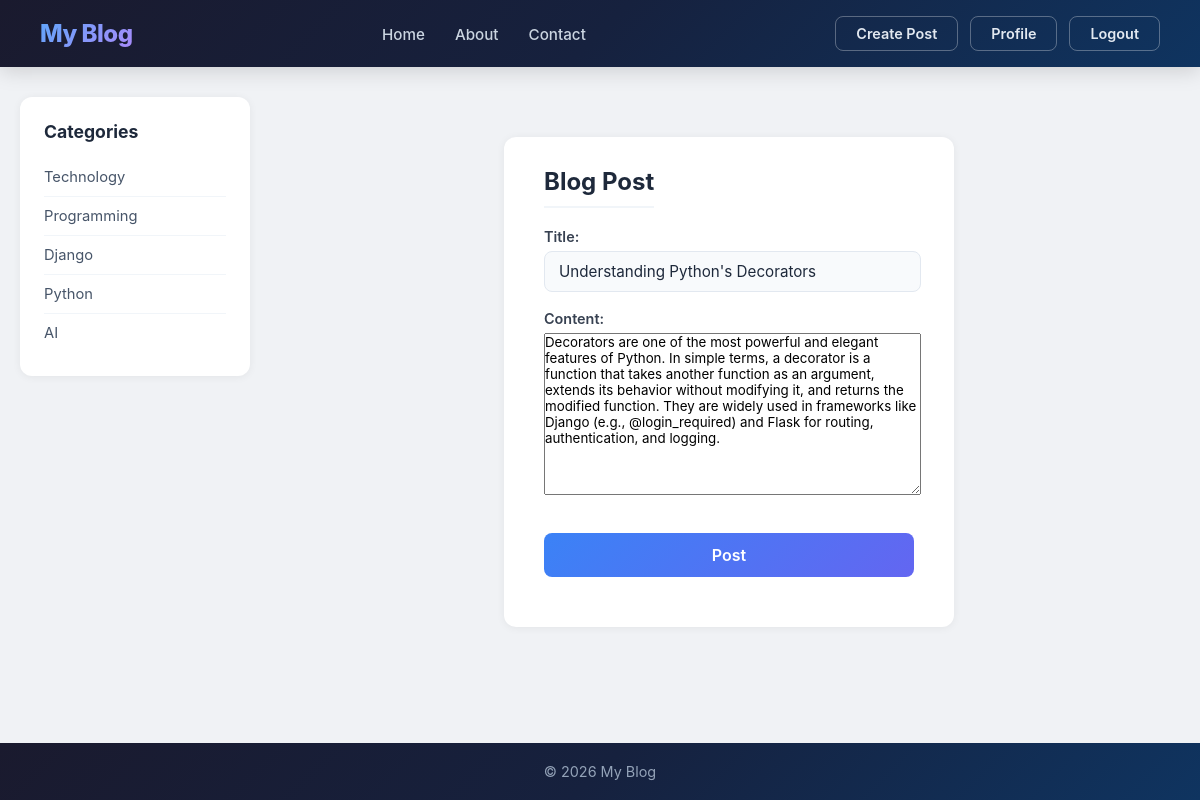
The page /post/25/update (signed in) on the database its author committed.
### home/models.py (models this page shows, shortened)
class Post(models.Model):
    title=models.CharField(max_length=100)
    content=models.TextField()
    date_posted = models.DateTimeField(default=timezone.now)
    author=models.ForeignKey(User, on_delete=models.CASCADE)

### home/views.py (the view, shortened to what this page needs)
# urls.py: path('post/<int:pk>/update',PostUpdateView.as_view(), name='post-update'),
class PostUpdateView(LoginRequiredMixin,UserPassesTestMixin, UpdateView):
    model=Post
    fields=['title', 'content']
    def test_func(self):
        post=self.get_object()
        if self.request.user == post.author:
            return True
        return False

### home/templates/home/post_form.html (shortened to what this page needs)
{% extends 'home/base.html' %}
{% block content %}
<div class="content-section">
    <form  method="post">
        <fieldset class="form-group">
            <legend class="border-bottom mb-4">Blog Post</legend>
            {{form.as_p}}
        </fieldset>
        <div class="form-group">
            <button class="btn btn-outline-info" type="submit">Post</button>
        </div>
    </form>
</div>
{%endblock %}

### home/static/home/style.css (style rules this page uses)
* { margin: 0; padding: 0; box-sizing: border-box; font-family: -apple-system, BlinkMacSystemFont, "Segoe UI", Roboto, Helvetica, Arial, sans-serif; }
body { background: #f0f2f5; min-height: 100vh; display: flex; flex-direction: column; }

### users/static/users/style.css (style rules this page uses)
.content-section { background: #ffffff; padding: 30px 40px; border-radius: 12px; box-shadow: 0 1px 8px rgba(0, 0, 0, 0.06); max-width: 450px; margin: 40px auto; font-family: -apple-system, BlinkMacSystemFont, "Segoe UI", Roboto, Helvetica, Arial, sans-serif; }
.form-group { margin-bottom: 20px; }
fieldset { border: none; padding: 0; margin: 0; }
legend { font-size: 1.5rem; font-weight: 700; color: #1e293b; margin-bottom: 20px; padding-bottom: 10px; }
.border-bottom { border-bottom: 2px solid #f1f5f9; }
.form-group p { margin-bottom: 18px; display: flex; flex-direction: column; }
.form-group label { font-size: 0.9rem; font-weight: 600; color: #374151; margin-bottom: 6px; }
.form-group input[type="text"], .form-group input[type="password"], .form-group input[type="email"], .form-group input { width: 100%; padding: 10px 14px; font-size: 0.95rem; border: 1.5px solid #e2e8f0; border-radius: 8px; background-color: #f8fafc; color: #1e293b; transition: all 0.2s ease-in-out; box-sizing: border-box; }
.btn-outline-info { display: inline-block; width: 100%; padding: 12px; font-size: 1rem; font-weight: 600; color: #ffffff; background: linear-gradient(135deg, #3b82f6, #6366f1); border: none; border-radius: 8px; cursor: pointer; transition: all 0.3s ease; text-align: center; }

### rows shown on the page
Post: title "Understanding Python's Decorators", content "Decorators are one of the most powerful and elegant features of Python. In simple terms, a decorator is a function that takes another function as an argument, extends its behavior without modifying it, and returns the modified function. They are widely used in frameworks like Django (e.g., @login_required) and Flask for routing, authentication, and logging."
